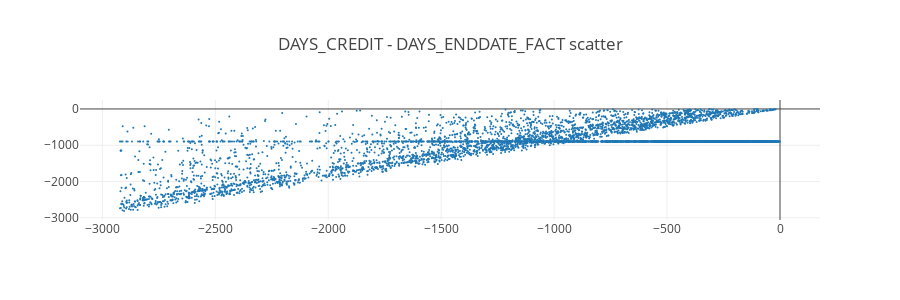

Here is the notebook cell this chart was saved with:
### Code cell
feature1 = "DAYS_CREDIT"
feature2 = "DAYS_ENDDATE_FACT"
configure_plotly_browser_state()
random_idx = np.random.randint(low=0, high=len(bureau)-1, size=5000) # limit size to save memory
plotly.offline.iplot({
    "data": [go.Scatter(
        x=bureau.loc[random_idx, feature1],
        y=bureau.loc[random_idx, feature2],
        mode = "markers",
        marker = {
            "size": 2
        }
    )],
    "layout": go.Layout(title="{} - {} scatter".format(feature1, feature2), height=300)
})

### Figure 1 — Plotly figure (JSON) as saved in the notebook; plotly's stock layout.template omitted (floating-point values rounded to 4 significant figures; data arrays with more than 128 entries replaced by an {"elided": "..."} marker saying what was removed)
{"data": [{"uid": "5ab844d5-63d7-45a4-9845-6f60ee26b760", "y": {"elided": "5000 int values"}, "mode": "markers", "marker": {"size": 2}, "x": {"elided": "5000 int values"}, "type": "scatter"}], "layout": {"title": {"text": "DAYS_CREDIT - DAYS_ENDDATE_FACT scatter"}, "height": 300}}
